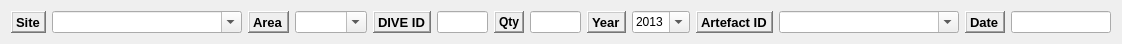
  <widget class="QWidget" name="layoutWidget">
   <property name="geometry">
    <rect>
     <x>9</x>
     <y>200</y>
     <width>1122</width>
     <height>22</height>
    </rect>
   </property>
   <layout class="QGridLayout" name="gridLayout_6">
    <item row="0" column="0">
     <widget class="QLabel" name="label_39">
      <property name="font">
       <font>
        <pointsize>10</pointsize>
        <weight>75</weight>
        <bold>true</bold>
       </font>
      </property>
      <property name="frameShape">
       <enum>QFrame::WinPanel</enum>
      </property>
      <property name="frameShadow">
       <enum>QFrame::Raised</enum>
      </property>
      <property name="text">
       <string>Site</string>
      </property>
     </widget>
    </item>
    <item row="0" column="1">
     <widget class="QComboBox" name="comboBox_site">
      <property name="minimumSize">
       <size>
        <width>190</width>
        <height>0</height>
       </size>
      </property>
      <property name="editable">
       <bool>true</bool>
      </property>
     </widget>
    </item>
    <item row="0" column="2">
     <widget class="QLabel" name="label_48">
      <property name="font">
       <font>
        <pointsize>10</pointsize>
        <weight>75</weight>
        <bold>true</bold>
       </font>
      </property>
      <property name="frameShape">
       <enum>QFrame::WinPanel</enum>
      </property>
      <property name="frameShadow">
       <enum>QFrame::Raised</enum>
      </property>
      <property name="text">
       <string>Area</string>
      </property>
     </widget>
    </item>
    <item row="0" column="3">
     <widget class="QComboBox" name="comboBox_area">
      <property name="editable">
       <bool>true</bool>
      </property>
     </widget>
    </item>
    <item row="0" column="4">
     <widget class="QLabel" name="label_21">
      <property name="font">
       <font>
        <pointsize>10</pointsize>
        <weight>75</weight>
        <bold>true</bold>
       </font>
      </property>
      <property name="frameShape">
       <enum>QFrame::WinPanel</enum>
      </property>
      <property name="frameShadow">
       <enum>QFrame::Raised</enum>
      </property>
      <property name="text">
       <string>DIVE ID</string>
      </property>
     </widget>
    </item>
    <item row="0" column="5">
     <widget class="QLineEdit" name="lineEdit_divelog_id"/>
    </item>
    <item row="0" column="6">
     <widget class="QLabel" name="label_14">
      <property name="frameShape">
       <enum>QFrame::WinPanel</enum>
      </property>
      <property name="frameShadow">
       <enum>QFrame::Raised</enum>
      </property>
      <property name="text">
       <string>&lt;html&gt;&lt;head/&gt;&lt;body&gt;&lt;p&gt;&lt;span style=&quot; font-weight:600;&quot;&gt;Qty&lt;/span&gt;&lt;/p&gt;&lt;/body&gt;&lt;/html&gt;</string>
      </property>
     </widget>
    </item>
    <item row="0" column="7">
     <widget class="QLineEdit" name="lineEdit_qty"/>
    </item>
    <item row="0" column="8">
     <widget class="QLabel" name="label_10">
      <property name="font">
       <font>
        <pointsize>10</pointsize>
        <weight>75</weight>
        <bold>true</bold>
       </font>
      </property>
      <property name="frameShape">
       <enum>QFrame::WinPanel</enum>
      </property>
      <property name="frameShadow">
       <enum>QFrame::Raised</enum>
      </property>
      <property name="text">
       <string>Year</string>
      </property>
     </widget>
    </item>
    <item row="0" column="9">
     <widget class="QComboBox" name="comboBox_years">
      <property name="editable">
       <bool>true</bool>
      </property>
      <item>
       <property name="text">
        <string>2013</string>
       </property>
      </item>
      <item>
       <property name="text">
        <string>2014</string>
       </property>
      </item>
      <item>
       <property name="text">
        <string>2015</string>
       </property>
      </item>
      <item>
       <property name="text">
        <string>2016</string>
       </property>
      </item>
      <item>
       <property name="text">
        <string>2017</string>
       </property>
      </item>
      <item>
       <property name="text">
        <string>2018</string>
       </property>
      </item>
      <item>
       <property name="text">
        <string>2019</string>
       </property>
      </item>
      <item>
       <property name="text">
        <string>2020</string>
       </property>
      </item>
     </widget>
    </item>
    <item row="0" column="10">
     <widget class="QLabel" name="label_9">
      <property name="font">
       <font>
        <pointsize>10</pointsize>
        <weight>75</weight>
        <bold>true</bold>
       </font>
      </property>
      <property name="frameShape">
       <enum>QFrame::WinPanel</enum>
      </property>
      <property name="frameShadow">
       <enum>QFrame::Raised</enum>
      </property>
      <property name="text">
       <string>Artefact ID</string>
      </property>
      <property name="openExternalLinks">
       <bool>true</bool>
      </property>
     </widget>
    </item>
    <item row="0" column="11">
     <widget class="QComboBox" name="comboBox_artefact">
      <property name="minimumSize">
       <size>
        <width>180</width>
        <height>0</height>
       </size>
      </property>
      <property name="editable">
       <bool>true</bool>
      </property>
     </widget>
    </item>
    <item row="0" column="12">
     <widget class="QLabel" name="label_6">
      <property name="font">
       <font>
        <pointsize>10</pointsize>
        <weight>75</weight>
        <bold>true</bold>
       </font>
      </property>
      <property name="frameShape">
       <enum>QFrame::WinPanel</enum>
      </property>
      <property name="frameShadow">
       <enum>QFrame::Raised</enum>
      </property>
      <property name="text">
       <string>Date</string>
      </property>
     </widget>
    </item>
    <item row="0" column="13">
     <widget class="QLineEdit" name="lineEdit_date">
      <property name="minimumSize">
       <size>
        <width>100</width>
        <height>0</height>
       </size>
      </property>
     </widget>
    </item>
   </layout>
  </widget>
